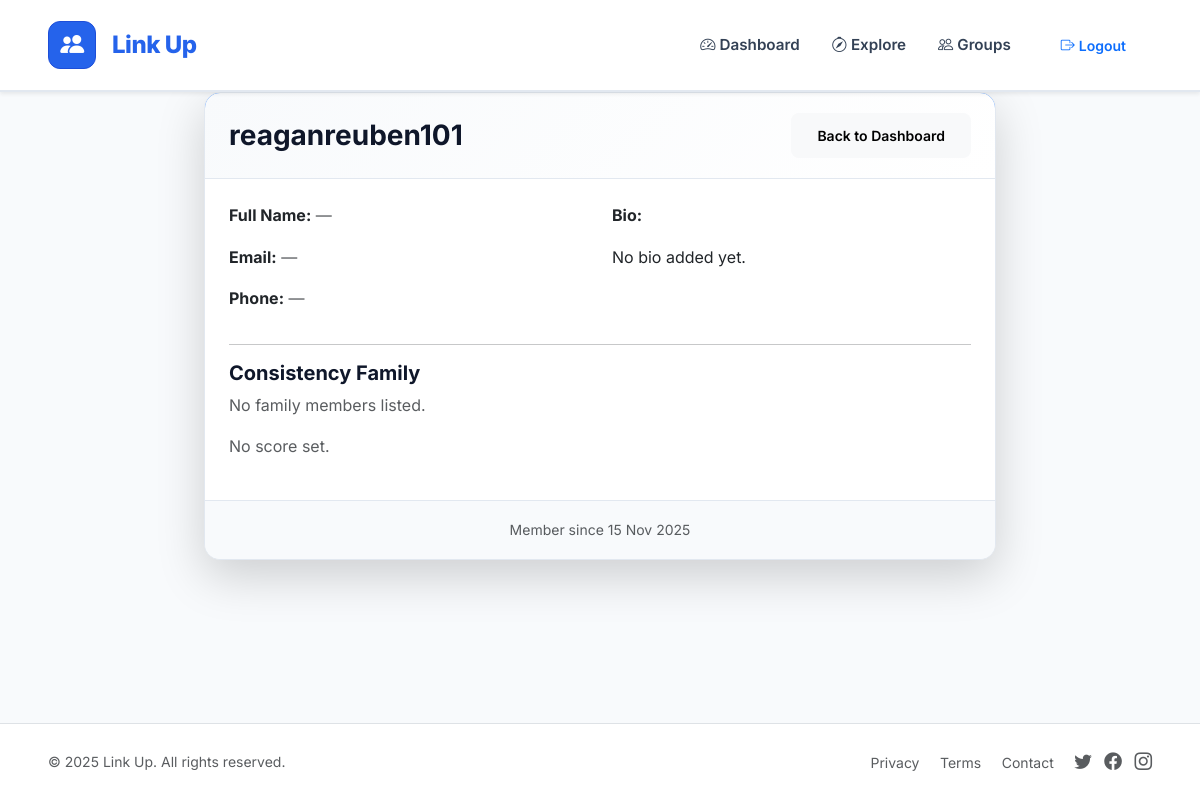
Screenshot of /member/2/ (signed in) with the database file from the repository.
### core/models.py (models this page shows, shortened)
class Profile(models.Model):
    user = models.OneToOneField(User, on_delete=models.CASCADE, related_name='profile')
    full_name = models.CharField(max_length=100, blank=True)
    email = models.EmailField(blank=True)
    phone = models.CharField(max_length=15, blank=True)
    bio = models.TextField(blank=True)
    avatar = models.ImageField(upload_to='avatars/', blank=True, null=True)

### core/views.py (the view)
# urls.py: path('member/<int:pk>/', views.member_detail, name='member_detail'),
@login_required
def member_detail(request, pk):
    member = get_object_or_404(Profile, pk=pk)
    return render(request, 'core/member_detail.html', {'member': member})

### templates/core/member_detail.html (shortened to what this page needs)
{% extends 'core/base.html' %}
{% load django_bootstrap5 %}
{% block content %}
<div class="row justify-content-center">
  <div class="col-lg-8">
    <div class="card shadow-lg">
      <div class="card-header bg-primary text-white d-flex justify-content-between align-items-center">
        <h3 class="mb-0">{{ member.user.username }}</h3>
        <a href="{% url 'dashboard' %}" class="btn btn-light btn-sm">
          Back to Dashboard
        </a>
      </div>
      <div class="card-body">
        <div class="row">
          <div class="col-md-6">
            <p><strong>Full Name:</strong> <span class="text-muted">{{ member.full_name|default:"—" }}</span></p>
            <p><strong>Email:</strong> <span class="text-muted">{{ member.email|default:"—" }}</span></p>
            <p><strong>Phone:</strong> <span class="text-muted">{{ member.phone|default:"—" }}</span></p>
          </div>
          <div class="col-md-6">
            <p><strong>Bio:</strong></p>
            <p class="text-muted">{{ member.bio|default:"No bio added yet."|linebreaks }}</p>
          </div>
        </div>
        <hr>
        <h5 class="mt-3">Consistency Family</h5>
        {% if member.consistency_family.members %}
          <p><strong>Family Members:</strong></p>
          <div class="d-flex flex-wrap gap-2 mb-3">
            {% for m in member.consistency_family.members %}
              <span class="badge bg-secondary fs-6">{{ m }}</span>
            {% endfor %}
          </div>
        {% else %}
          <p class="text-muted">No family members listed.</p>
        {% endif %}
        {% if member.consistency_family.score %}
          <p><strong>Consistency Score:</strong>
            <span class="badge bg-success fs-5">{{ member.consistency_family.score }}%</span>
          </p>
        {% else %}
          <p class="text-muted">No score set.</p>
        {% endif %}
      </div>
      <div class="card-footer text-center">
        <small class="text-muted">
          Member since {{ member.user.date_joined|date:"d M Y" }}
        </small>
      </div>
    </div>
  </div>
</div>
{% endblock %}

### static/css/style.css (style rules this page uses)
:root { --primary: #2563eb; --primary-dark: #1d4ed8; --primary-light: #3b82f6; --accent: #8b5cf6; --success: #10b981; --warning: #f59e0b; --danger: #ef4444; --info: #06b6d4; --dark: #1e293b; --gray-900: #0f172a; --gray-800: #1e293b; --gray-700: #334155; --gray-600: #475569; --gray-500: #64748b; --gray-400: #94a3b8; --gray-300: #cbd5e1; --gray-200: #e2e8f0; --gray-100: #f1f5f9; --gray-50: #f8fafc; --bg-body: #f8fafc; --bg-white: #ffffff; --shadow-sm: 0 1px 2px 0 rgba(0, 0, 0, 0.05); --shadow: 0 1px 3px 0 rgba(0, 0, 0, 0.1), 0 1px 2px -1px rgba(0, 0, 0, 0.1); --shadow-md: 0 4px 6px -1px rgba(0, 0, 0, 0.1), 0 2px 4px -2px rgba(0, 0, 0, 0.1); --shadow-lg: 0 10px 15px -3px rgba(0, 0, 0, 0.1), 0 4px 6px -4px rgba(0, 0, 0, 0.1); --shadow-xl: 0 20px 25px -5px rgba(0, 0, 0, 0.1), 0 8px 10px -6px rgba(0, 0, 0, 0.1); --radius-sm: 0.375rem; --radius: 0.5rem; --radius-md: 0.75rem; --radius-lg: 1rem; --radius-xl: 1.5rem; --radius-full: 9999px; --transition: all 0.2s ease-in-out; }
* { box-sizing: border-box; }
body { font-family: 'Inter', -apple-system, BlinkMacSystemFont, 'Segoe UI', Roboto, 'Helvetica Neue', Arial, sans-serif; background: var(--bg-body); color: var(--gray-800); line-height: 1.6; }
h1, h2, h3, h4, h5, h6 { font-weight: 700; color: var(--gray-900); line-height: 1.2; }
a { text-decoration: none; transition: var(--transition); }
.card { border: 1px solid var(--gray-200); border-radius: var(--radius-lg); background: white; box-shadow: var(--shadow-sm); transition: var(--transition); overflow: hidden; }
.card-header { background: linear-gradient(135deg, var(--gray-50) 0%, white 100%); border-bottom: 1px solid var(--gray-200); font-weight: 600; padding: 1.25rem 1.5rem; }
.card-body { padding: 1.5rem; }
.card-footer { background: var(--gray-50); border-top: 1px solid var(--gray-200); padding: 1rem 1.5rem; }
.btn { font-weight: 600; padding: 0.625rem 1.5rem; border-radius: var(--radius); transition: var(--transition); border: 2px solid transparent; }

### rows the page displays
Profile: user.username "reaganreuben101", full_name "—", email "—", phone "—", bio "No bio added yet.", user.date_joined "15 Nov 2025"
